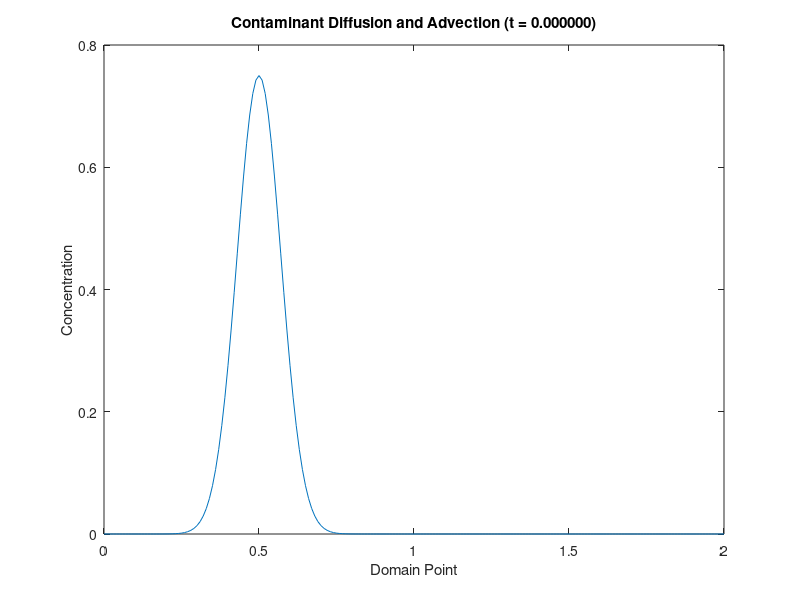
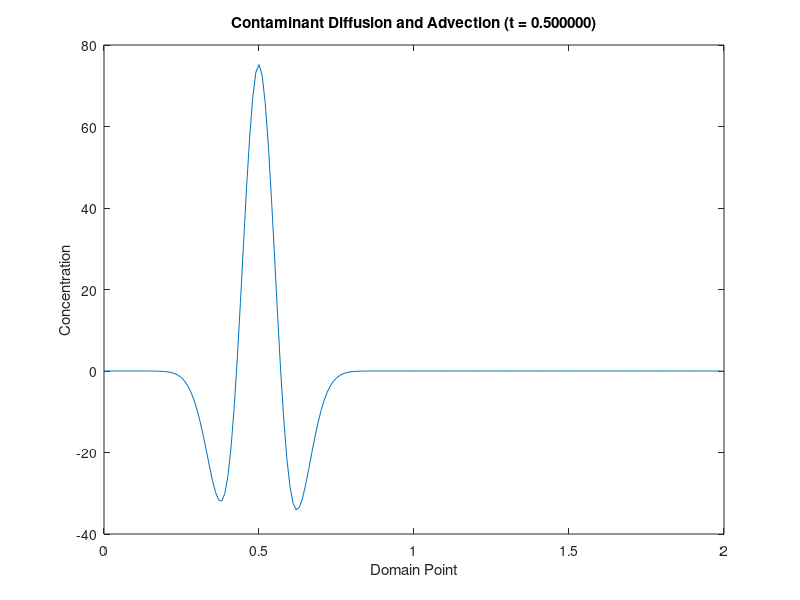
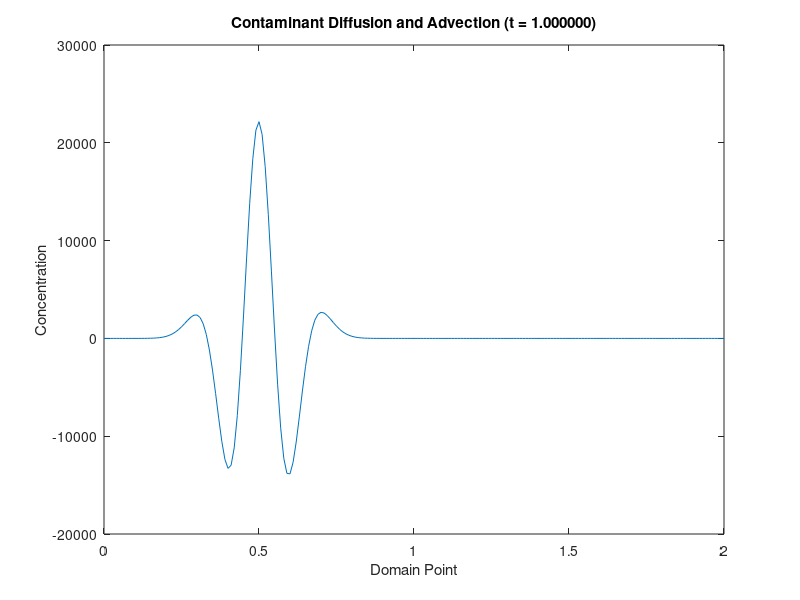

Here is the MATLAB script that generated these plots, in order:
    function DiffusionAndAdvection()  
        x_start = 0;
        x_step  = 0.01; % delta x
        x_end   = 2;
    
        t_start = 0;
        t_step = 0.5; % delta t
        t_end = 1;
        
        xVals = x_start : x_step : x_end;
        tVals = t_start : t_step : t_end;
        
        c = zeros(length(xVals), length(tVals));
        D = 1;
        v = 1;
        
        % c_t -> t = 0 (c_0)
        for x = 1 : length(xVals)
            c(x, 1) = 0.75 * exp(-((xVals(x) - 0.5)/0.1)^2);
        end
        
        for t = 1 : length(tVals)-1
            for x = 2 : length(xVals)-1
                advection =  v * ((c(x + 1, t) - c(x, t))                 / (x_step * 2));
                diffusion = -D * ((c(x + 1, t) - (2*c(x, t)) + c(x-1, t)) / (x_step ^ 2));
                c(x, t+1) = t_step * (advection + diffusion) + c(x, t);
            end
        end
    
        for t = 1 : length(tVals)
            figure();
            plot(xVals, c(:, t));
            title(sprintf('Contaminant Diffusion and Advection (t = %f)', tVals(t)));
            xlabel('Domain Point'); 
            ylabel('Concentration'); 
        end
    end
